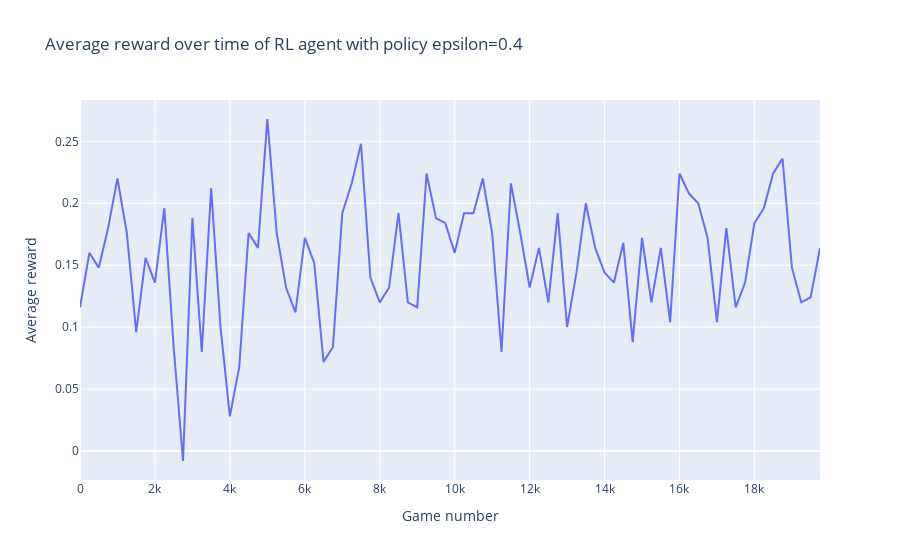

Write notebook code for a chart like this one.
### Markdown cell above
#### Question 1

### Code cell
epsilon = 0.4

player_opt = OptimalPlayer(epsilon=0.5)
agent = QlearningAgent(epsilon=epsilon)

winnerList = play_games(player_opt, agent, maxGames=20_000)

groupSize = 250
y=winnerList.reshape(winnerList.size//groupSize, groupSize).mean(axis=1)
x=np.arange(y.size)*groupSize

fig = px.line(x=x, y=y, title=f'Average reward over time of RL agent with policy epsilon={epsilon}')
fig.update_layout(xaxis_title='Game number', yaxis_title='Average reward')
fig.show()

### Figure 1 — Plotly figure (JSON) as saved in the notebook; plotly's stock layout.template omitted (floating-point values rounded to 4 significant figures)
{"data": [{"hovertemplate": "x=%{x}<br>y=%{y}<extra></extra>", "legendgroup": "", "line": {"color": "#636efa", "dash": "solid"}, "marker": {"symbol": "circle"}, "mode": "lines", "name": "", "orientation": "v", "showlegend": false, "type": "scatter", "x": [0, 250, 500, 750, 1000, 1250, 1500, 1750, 2000, 2250, 2500, 2750, 3000, 3250, 3500, 3750, 4000, 4250, 4500, 4750, 5000, 5250, 5500, 5750, 6000, 6250, 6500, 6750, 7000, 7250, 7500, 7750, 8000, 8250, 8500, 8750, 9000, 9250, 9500, 9750, 10000, 10250, 10500, 10750, 11000, 11250, 11500, 11750, 12000, 12250, 12500, 12750, 13000, 13250, 13500, 13750, 14000, 14250, 14500, 14750, 15000, 15250, 15500, 15750, 16000, 16250, 16500, 16750, 17000, 17250, 17500, 17750, 18000, 18250, 18500, 18750, 19000, 19250, 19500, 19750], "xaxis": "x", "y": [0.116, 0.16, 0.148, 0.18, 0.22, 0.176, 0.096, 0.156, 0.136, 0.196, 0.084, -0.008, 0.188, 0.08, 0.212, 0.1, 0.028, 0.068, 0.176, 0.164, 0.268, 0.176, 0.132, 0.112, 0.172, 0.152, 0.072, 0.084, 0.192, 0.216, 0.248, 0.14, 0.12, 0.132, 0.192, 0.12, 0.116, 0.224, 0.188, 0.184, 0.16, 0.192, 0.192, 0.22, 0.176, 0.08, 0.216, 0.176, 0.132, 0.164, 0.12, 0.192, 0.1, 0.144, 0.2, 0.164, 0.144, 0.136, 0.168, 0.088, 0.172, 0.12, 0.164, 0.104, 0.224, 0.208, 0.2, 0.172, 0.104, 0.18, 0.116, 0.136, 0.184, 0.196, 0.224, 0.236, 0.148, 0.12, 0.124, 0.164], "yaxis": "y"}], "layout": {"legend": {"tracegroupgap": 0}, "title": {"text": "Average reward over time of RL agent with policy epsilon=0.4"}, "xaxis": {"anchor": "y", "domain": [0, 1], "title": {"text": "Game number"}}, "yaxis": {"anchor": "x", "domain": [0, 1], "title": {"text": "Average reward"}}}}
